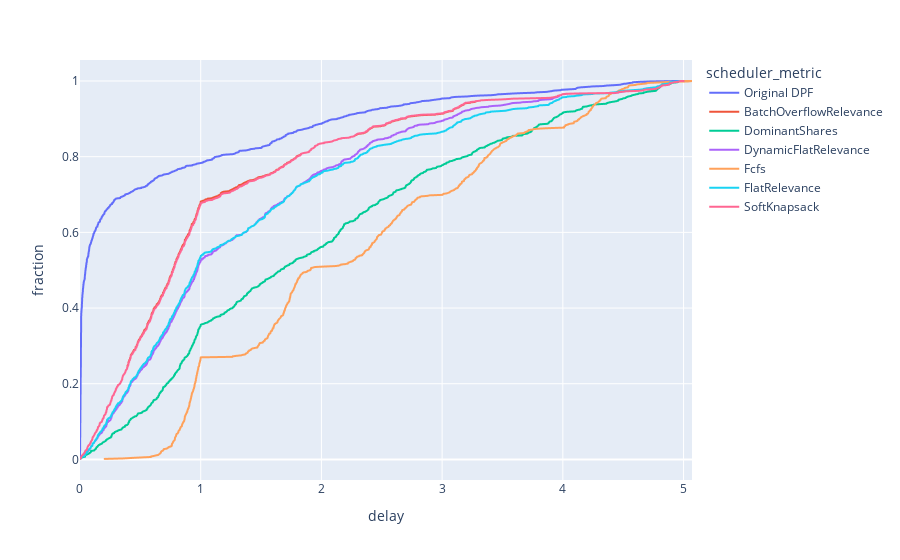

The notebook cell this image was saved under:
### Code cell
px.line(
    cdf,
    x="delay",
    y="fraction",
    color="scheduler_metric",
)

### Figure 1 — Plotly figure (JSON) as saved in the notebook; plotly's stock layout.template omitted (floating-point values rounded to 4 significant figures; data arrays with more than 128 entries replaced by an {"elided": "..."} marker saying what was removed)
{"data": [{"hovertemplate": "scheduler_metric=Original DPF<br>delay=%{x}<br>fraction=%{y}<extra></extra>", "legendgroup": "Original DPF", "line": {"color": "#636efa", "dash": "solid"}, "marker": {"symbol": "circle"}, "mode": "lines", "name": "Original DPF", "showlegend": true, "type": "scattergl", "x": {"elided": "906 float values"}, "xaxis": "x", "y": {"elided": "906 float values"}, "yaxis": "y"}, {"hovertemplate": "scheduler_metric=BatchOverflowRelevance<br>delay=%{x}<br>fraction=%{y}<extra></extra>", "legendgroup": "BatchOverflowRelevance", "line": {"color": "#EF553B", "dash": "solid"}, "marker": {"symbol": "circle"}, "mode": "lines", "name": "BatchOverflowRelevance", "showlegend": true, "type": "scattergl", "x": {"elided": "921 float values"}, "xaxis": "x", "y": {"elided": "921 float values"}, "yaxis": "y"}, {"hovertemplate": "scheduler_metric=DominantShares<br>delay=%{x}<br>fraction=%{y}<extra></extra>", "legendgroup": "DominantShares", "line": {"color": "#00cc96", "dash": "solid"}, "marker": {"symbol": "circle"}, "mode": "lines", "name": "DominantShares", "showlegend": true, "type": "scattergl", "x": {"elided": "849 float values"}, "xaxis": "x", "y": {"elided": "849 float values"}, "yaxis": "y"}, {"hovertemplate": "scheduler_metric=DynamicFlatRelevance<br>delay=%{x}<br>fraction=%{y}<extra></extra>", "legendgroup": "DynamicFlatRelevance", "line": {"color": "#ab63fa", "dash": "solid"}, "marker": {"symbol": "circle"}, "mode": "lines", "name": "DynamicFlatRelevance", "showlegend": true, "type": "scattergl", "x": {"elided": "911 float values"}, "xaxis": "x", "y": {"elided": "911 float values"}, "yaxis": "y"}, {"hovertemplate": "scheduler_metric=Fcfs<br>delay=%{x}<br>fraction=%{y}<extra></extra>", "legendgroup": "Fcfs", "line": {"color": "#FFA15A", "dash": "solid"}, "marker": {"symbol": "circle"}, "mode": "lines", "name": "Fcfs", "showlegend": true, "type": "scattergl", "x": {"elided": "772 float values"}, "xaxis": "x", "y": {"elided": "772 float values"}, "yaxis": "y"}, {"hovertemplate": "scheduler_metric=FlatRelevance<br>delay=%{x}<br>fraction=%{y}<extra></extra>", "legendgroup": "FlatRelevance", "line": {"color": "#19d3f3", "dash": "solid"}, "marker": {"symbol": "circle"}, "mode": "lines", "name": "FlatRelevance", "showlegend": true, "type": "scattergl", "x": {"elided": "903 float values"}, "xaxis": "x", "y": {"elided": "903 float values"}, "yaxis": "y"}, {"hovertemplate": "scheduler_metric=SoftKnapsack<br>delay=%{x}<br>fraction=%{y}<extra></extra>", "legendgroup": "SoftKnapsack", "line": {"color": "#FF6692", "dash": "solid"}, "marker": {"symbol": "circle"}, "mode": "lines", "name": "SoftKnapsack", "showlegend": true, "type": "scattergl", "x": {"elided": "921 float values"}, "xaxis": "x", "y": {"elided": "921 float values"}, "yaxis": "y"}], "layout": {"legend": {"title": {"text": "scheduler_metric"}, "tracegroupgap": 0}, "margin": {"t": 60}, "xaxis": {"anchor": "y", "domain": [0, 1], "title": {"text": "delay"}}, "yaxis": {"anchor": "x", "domain": [0, 1], "title": {"text": "fraction"}}}}
